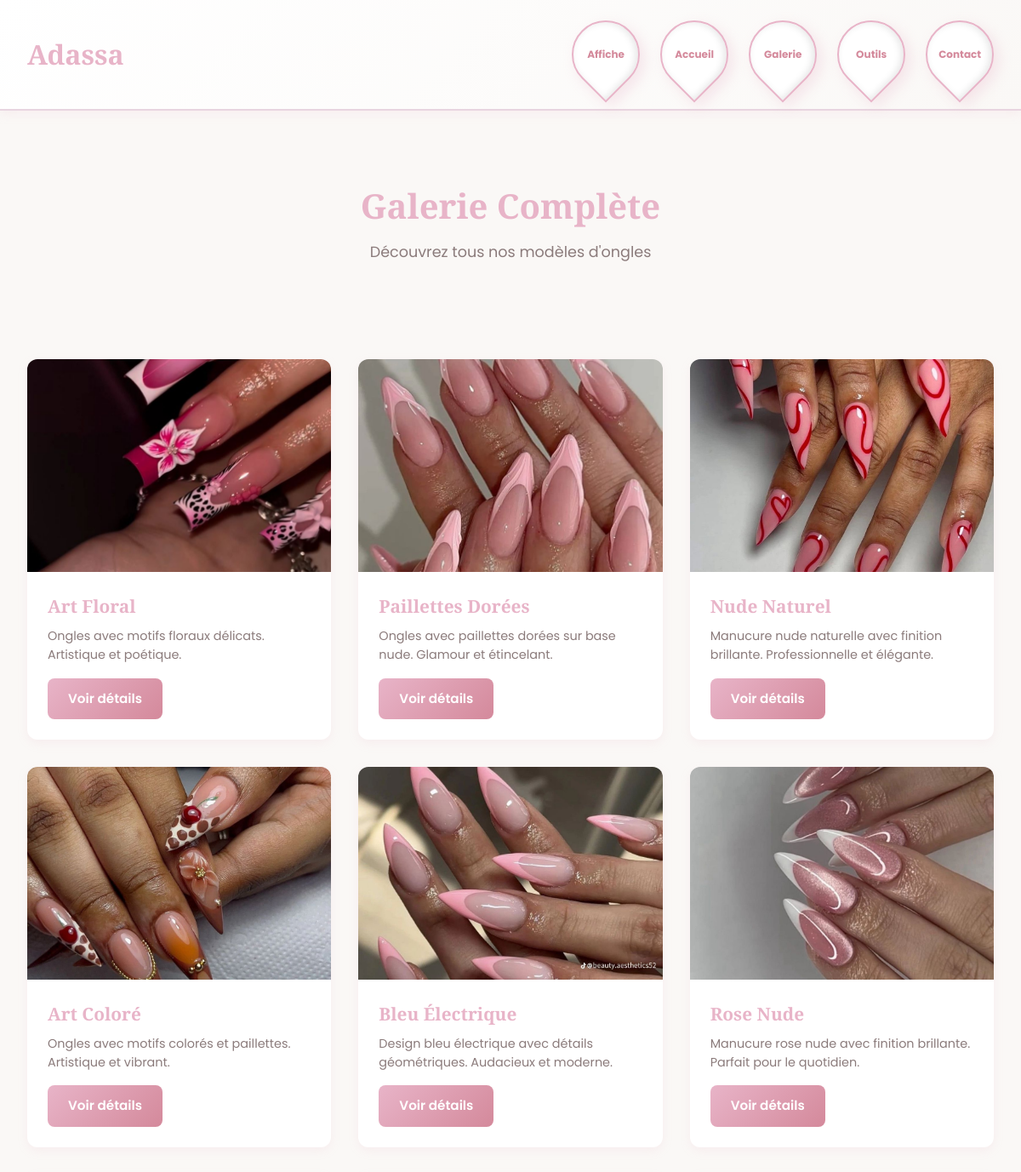
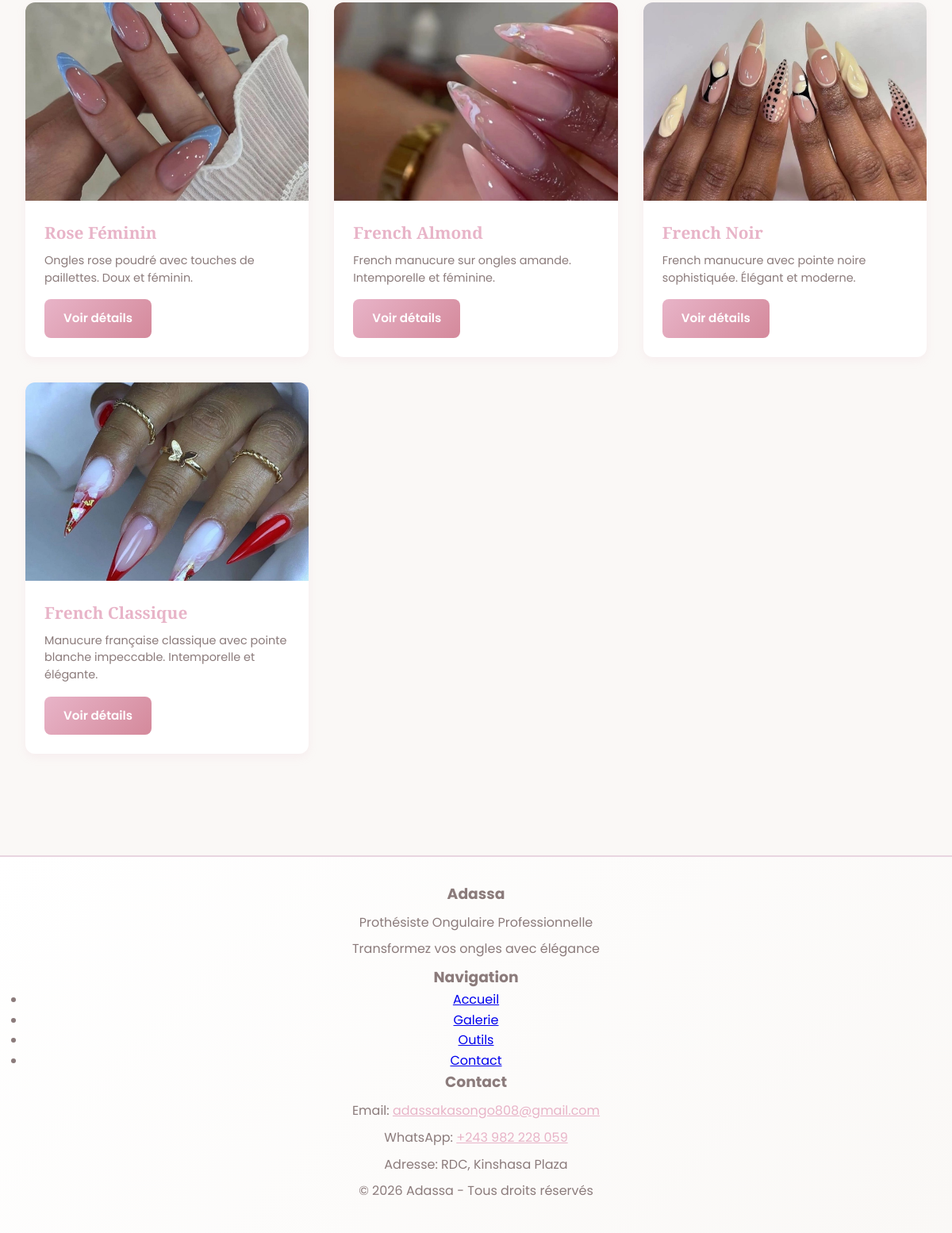
Page /galerie.php on the committed database (2 pictures, top to bottom).
### tables this page shows
CREATE TABLE IF NOT EXISTS modeles (
    id INT AUTO_INCREMENT PRIMARY KEY,
    nom VARCHAR(100) NOT NULL,
    description TEXT NOT NULL,
    forme VARCHAR(50),
    couleur VARCHAR(100),
    style VARCHAR(50),
    image VARCHAR(255) NOT NULL,
    date_creation TIMESTAMP DEFAULT CURRENT_TIMESTAMP,
    date_modification TIMESTAMP DEFAULT CURRENT_TIMESTAMP ON UPDATE CURRENT_TIMESTAMP
);

### data_fallback.php (called while the page is built, shortened)
<?php
function getModeles($limit = null) {
    global $conn, $fallback_modeles;
    $modeles = [];
    if ($conn) {
        $sql = "SELECT * FROM modeles ORDER BY id DESC";
        $result = $conn->query($sql);
        if ($result && $result->num_rows > 0) {
            while($row = $result->fetch_assoc()) {
                $modeles[] = $row;
            }
            return $modeles;
        }
    }
    $modeles = $fallback_modeles;
    return $modeles;
}
?>

### galerie.php (the view, shortened to what this page needs)
<?php
include 'header.php';
$modeles = getModeles();
?>
    <section class="section">
        <div class="section-title">
            <h1>Galerie Complète</h1>
            <p style="font-size: 1.1rem; color: var(--color-text-light);">Découvrez tous nos modèles d'ongles</p>
        </div>
    </section>
    <div class="gallery">
        <?php
        if (!empty($modeles)) {
            foreach ($modeles as $row) {
                echo '<div class="card">';
                echo '<img src="' . htmlspecialchars($row["image"]) . '" alt="' . htmlspecialchars($row["nom"]) . '" class="card-image">';
                echo '<div class="card-content">';
                echo '<h3 class="card-title">' . htmlspecialchars($row["nom"]) . '</h3>';
                echo '<p class="card-description">' . htmlspecialchars($row["description"]) . '</p>';
                echo '<a href="detail.php?id=' . $row["id"] . '" class="btn">Voir détails</a>';
                echo '</div>';
                echo '</div>';
            }
        } else {
            echo '<p style="text-align: center; grid-column: 1/-1;">Aucun modèle disponible pour le moment.</p>';
        }
        ?>
    </div>
<?php
include 'footer.php';
?>

### header.php (shortened to what this page needs)
<!DOCTYPE html>
<html lang="fr">
<head>
    <link rel="stylesheet" href="style.css">
</head>
<body>
    <header class="header">
        <div class="container">
            <div class="header-content">
                <div class="logo">
                    <h1><a href="index.php">Adassa</a></h1>
                </div>
                <nav class="nav">
                    <a href="splash.php" class="nav-btn"><span>Affiche</span></a>
                    <a href="index.php" class="nav-btn"><span>Accueil</span></a>
                    <a href="galerie.php" class="nav-btn"><span>Galerie</span></a>
                    <a href="outils.php" class="nav-btn"><span>Outils</span></a>
                    <a href="contact.php" class="nav-btn"><span>Contact</span></a>
                </nav>
            </div>
        </div>
    </header>
    <main class="main-content">
        <div class="container">

### footer.php (shortened to what this page needs)
        </div>
    </main>
    <footer class="footer">
        <div class="container">
            <div class="footer-content">
                <div class="footer-section">
                    <h3>Adassa</h3>
                    <p>Prothésiste Ongulaire Professionnelle</p>
                    <p>Transformez vos ongles avec élégance</p>
                </div>
                <div class="footer-section">
                    <h3>Navigation</h3>
                    <ul>
                        <li><a href="index.php">Accueil</a></li>
                        <li><a href="galerie.php">Galerie</a></li>
                        <li><a href="outils.php">Outils</a></li>
                        <li><a href="contact.php">Contact</a></li>
                    </ul>
                </div>
                <div class="footer-section">
                    <h3>Contact</h3>
                    <p>Email: <a href="mailto:adassakasongo808@gmail.com" style="color: var(--color-primary);">adassakasongo808@gmail.com</a></p>
                    <p>WhatsApp: <a href="https://wa.me/243982228059" target="_blank" style="color: var(--color-primary);">+243 982 228 059</a></p>
                    <p>Adresse: RDC, Kinshasa Plaza</p>
                </div>
            </div>
            <div class="footer-bottom">
                <p>&copy; 2026 Adassa - Tous droits réservés</p>
            </div>
        </div>
    </footer>
</body>
</html>

### style.css (style rules this page uses)
* { margin: 0; padding: 0; box-sizing: border-box; }
:root { --color-primary: #E8B4C8; --color-primary-light: #F5D9E8; --color-primary-dark: #D4899B; --color-background: #FAF8F6; --color-text: #3D2B2B; --color-text-light: #8B7B7B; --color-accent: #C4A5B8; --color-border: #E8D5E0; }
html, body { font-family: 'Poppins', sans-serif; color: var(--color-text); background-color: var(--color-background); line-height: 1.6; }
.header { background: linear-gradient(135deg, #FFFFFF 0%, #FAF8F6 100%); border-bottom: 2px solid var(--color-border); padding: 1.5rem 0; box-shadow: 0 4px 12px rgba(232, 180, 200, 0.15); position: sticky; top: 0; z-index: 100; }
.header-content { display: flex; justify-content: space-between; align-items: center; }
.logo h1 { font-family: 'Playfair Display', serif; font-size: 2rem; color: var(--color-primary); font-weight: 700; }
.logo a { text-decoration: none; color: inherit; }
.nav { display: flex; gap: 1.5rem; flex-wrap: wrap; align-items: center; }
.nav-btn { position: relative; display: inline-flex; align-items: center; justify-content: center; text-decoration: none; font-weight: 600; font-size: 0.9rem; border: none; cursor: pointer; transition: all 0.3s ease; background: white; border: 2px solid var(--color-primary); color: var(--color-primary-dark); border-radius: 50% 50% 50% 0; transform: rotate(-45deg); width: 80px; height: 80px; box-shadow: 0 8px 16px rgba(232, 180, 200, 0.3), inset -2px -2px 8px rgba(0, 0, 0, 0.1), inset 2px 2px 8px rgba(255, 255, 255, 0.8); padding: 0; }
.nav-btn span { display: inline-block; transform: rotate(45deg); color: var(--color-primary-dark); font-weight: 700; font-size: 0.75rem; text-align: center; line-height: 1.2; }
.container { max-width: 1200px; margin: 0 auto; padding: 0 2rem; }
.main-content { min-height: calc(100vh - 200px); padding: 3rem 0; }
.footer { background: linear-gradient(135deg, #FFFFFF 0%, #FAF8F6 100%); border-top: 2px solid var(--color-border); padding: 2rem 0; margin-top: 3rem; text-align: center; color: var(--color-text-light); }
.footer p { margin: 0.5rem 0; }
.section { margin-bottom: 3rem; padding: 2rem; border-radius: 12px; }
.section-title { text-align: center; margin-bottom: 2rem; }
.section-title h1 { font-family: 'Playfair Display', serif; font-size: 2.5rem; color: var(--color-primary); margin-bottom: 0.5rem; }
.section-title p { color: var(--color-text-light); font-size: 1.1rem; }
.gallery { display: grid; grid-template-columns: repeat(auto-fill, minmax(280px, 1fr)); gap: 2rem; margin-bottom: 2rem; }
.card { background: white; border-radius: 12px; overflow: hidden; box-shadow: 0 4px 12px rgba(232, 180, 200, 0.15); transition: all 0.3s ease; }
.card-image { width: 100%; height: 250px; object-fit: cover; display: block; }
.card-content { padding: 1.5rem; }
.card-title { font-family: 'Playfair Display', serif; font-size: 1.3rem; color: var(--color-primary); margin-bottom: 0.5rem; }
.card-description { color: var(--color-text-light); font-size: 0.9rem; margin-bottom: 1rem; line-height: 1.5; }
.btn { display: inline-block; padding: 0.75rem 1.5rem; background: linear-gradient(135deg, var(--color-primary) 0%, var(--color-primary-dark) 100%); color: white; text-decoration: none; border-radius: 8px; font-weight: 600; transition: all 0.3s ease; border: none; cursor: pointer; font-size: 0.95rem; }

### rows in the picture
modeles: image (picture), nom "Art Floral", description "Ongles avec motifs floraux délicats. Artistique et poétique."
modeles: image (picture), nom "Paillettes Dorées", description "Ongles avec paillettes dorées sur base nude. Glamour et étincelant."
modeles: image (picture), nom "Nude Naturel", description "Manucure nude naturelle avec finition brillante. Professionnelle et élégante."
modeles: image (picture), nom "Art Coloré", description "Ongles avec motifs colorés et paillettes. Artistique et vibrant."
modeles: image (picture), nom "Bleu Électrique", description "Design bleu électrique avec détails géométriques. Audacieux et moderne."
modeles: image (picture), nom "Rose Nude", description "Manucure rose nude avec finition brillante. Parfait pour le quotidien."
modeles: image (picture), nom "Rose Féminin", description "Ongles rose poudré avec touches de paillettes. Doux et féminin."
modeles: image (picture), nom "French Almond", description "French manucure sur ongles amande. Intemporelle et féminine."
modeles: image (picture), nom "French Noir", description "French manucure avec pointe noire sophistiquée. Élégant et moderne."
modeles: image (picture), nom "French Classique", description "Manucure française classique avec pointe blanche impeccable. Intemporelle et élégante."
